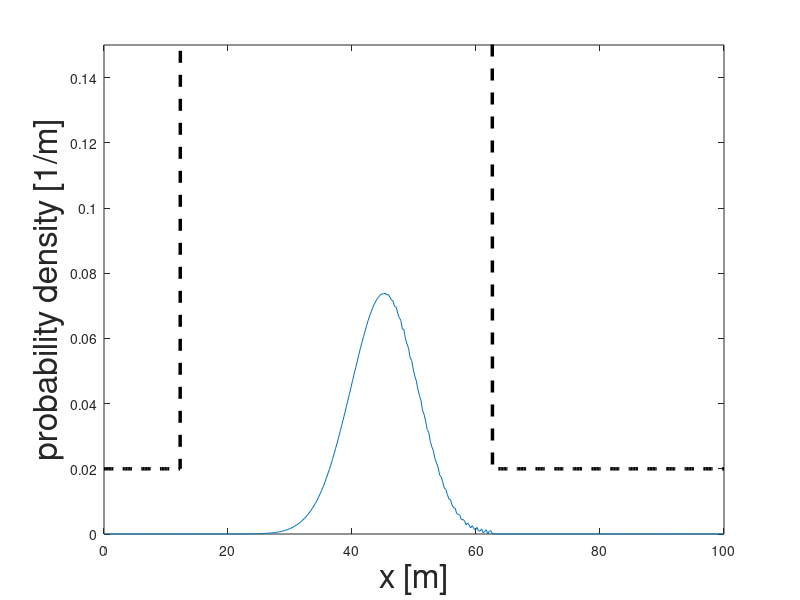
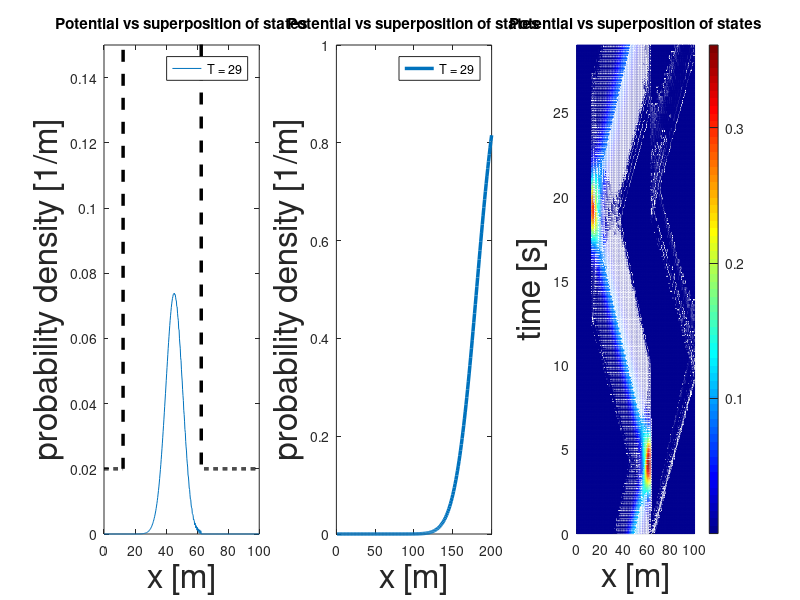

The MATLAB source for these figures, in order:
%%%%%%%%%%%%%%%%%%%%%%%%%%%%%%%%%%%%%%%%%%%%%%%%%%%%%%%%%%%%%%%%%%%%%%%%%
%%%%%%%%%%%%%%%%%%%%%%%%%%%%%%%%%%%%%%%%%%%%%%%%%%%%%%%%%%%%%%%%%%%%%%%%%
%% INITIALIZE 
%%%%%%%%%%%%%%%%%%%%%%%%%%%%%%%%%%%%%%%%%%%%%%%%%%%%%%%%%%%%%%%%%%%%%%%%%
%%%%%%%%%%%%%%%%%%%%%%%%%%%%%%%%%%%%%%%%%%%%%%%%%%%%%%%%%%%%%%%%%%%%%%%%%

clear; 
close all; 
clc; 

%%%%%%%%%%%%%%%%%%%%%%%%%%%%%%%%%%%%%%%%%%%%%%%%%%%%%%%%%%%%%%%%%%%%%%%%%
%%%%%%%%%%%%%%%%%%%%%%%%%%%%%%%%%%%%%%%%%%%%%%%%%%%%%%%%%%%%%%%%%%%%%%%%%
%% DASHBOARD
%%%%%%%%%%%%%%%%%%%%%%%%%%%%%%%%%%%%%%%%%%%%%%%%%%%%%%%%%%%%%%%%%%%%%%%%%
%%%%%%%%%%%%%%%%%%%%%%%%%%%%%%%%%%%%%%%%%%%%%%%%%%%%%%%%%%%%%%%%%%%%%%%%%
% Parameters for solving the problem in the interval 0 < x < L
potential =5; 
L = 100; % Interval Length
N = 400; % No of points
x = linspace(0,L,N)'; % Coordinate vector
dx = x(2) - x(1); % Coordinate step
% Parameters for making intial momentum space wavefunction phi(k)
ko = 4; % Peak momentum
a = 10; % Momentum width parameter
dk = 2*pi/L; % Momentum step
km=N*dk; % Momentum limit
k=linspace(0,+km,N)'; % Momentum vector

%%%%%%%%%%%%%%%%%%%%%%%%%%%%%%%%%%%%%%%%%%%%%%%%%%%%%%%%%%%%%%%%%%%%%%%%%
%%%%%%%%%%%%%%%%%%%%%%%%%%%%%%%%%%%%%%%%%%%%%%%%%%%%%%%%%%%%%%%%%%%%%%%%%
% Make psi(x,0) from Gaussian kspace wavefunction phi(k) using
% fast fourier transform :
%%%%%%%%%%%%%%%%%%%%%%%%%%%%%%%%%%%%%%%%%%%%%%%%%%%%%%%%%%%%%%%%%%%%%%%%%
%%%%%%%%%%%%%%%%%%%%%%%%%%%%%%%%%%%%%%%%%%%%%%%%%%%%%%%%%%%%%%%%%%%%%%%%%

phi = exp(-a*(k-ko).^2).*exp(-1i*6*k.^2); % unnormalized phi(k)
psi = ifft(phi); % multiplies phi by expikx and integrates vs. x
psi = psi/sqrt(psi'*psi*dx); % normalize the psi(x,0)

%%%%%%%%%%%%%%%%%%%%%%%%%%%%%%%%%%%%%%%%%%%%%%%%%%%%%%%%%%%%%%%%%%%%%%%%%
%%%%%%%%%%%%%%%%%%%%%%%%%%%%%%%%%%%%%%%%%%%%%%%%%%%%%%%%%%%%%%%%%%%%%%%%%
% Expectation value of energy; e.g. for the parameters
% chosen above <E> = 2.062.
%%%%%%%%%%%%%%%%%%%%%%%%%%%%%%%%%%%%%%%%%%%%%%%%%%%%%%%%%%%%%%%%%%%%%%%%%
%%%%%%%%%%%%%%%%%%%%%%%%%%%%%%%%%%%%%%%%%%%%%%%%%%%%%%%%%%%%%%%%%%%%%%%%%

avgE = phi'*0.5*diag(k.^2,0)*phi*dk/(phi'*phi*dk);

%%%%%%%%%%%%%%%%%%%%%%%%%%%%%%%%%%%%%%%%%%%%%%%%%%%%%%%%%%%%%%%%%%%%%%%%%
%%%%%%%%%%%%%%%%%%%%%%%%%%%%%%%%%%%%%%%%%%%%%%%%%%%%%%%%%%%%%%%%%%%%%%%%%
% CHOOSE POTENTIAL U(X): Either U = 0 OR
% U = step potential of height avgE that is located at x=L/2
%%%%%%%%%%%%%%%%%%%%%%%%%%%%%%%%%%%%%%%%%%%%%%%%%%%%%%%%%%%%%%%%%%%%%%%%%
%%%%%%%%%%%%%%%%%%%%%%%%%%%%%%%%%%%%%%%%%%%%%%%%%%%%%%%%%%%%%%%%%%%%%%%%%
switch potential 
    case 1 
    U = 0*heaviside(x-(L/2)); % free particle wave packet evolution
    case 2 
    U = avgE*heaviside(x-(L/2)); % scattering off step potential
    case 3 
        U = avgE*100* (heaviside(x+(L/2)) + heaviside(x-(L/2)));
    case 4
        w = L/20; a = 2*w;
    U = avgE* 100*( heaviside(x+w-a) - heaviside(x-w-a) ...
    + heaviside(x+w+a) - heaviside(x-w+a));

    case 5
        U = avgE .* [2*ones(floor(N/4)-L/2, 1); L*ones(floor(N/2), 1); 2*ones(floor(N/4)+L/2,1)];
        
        

end
%%%%%%%%%%%%%%%%%%%%%%%%%%%%%%%%%%%%%%%%%%%%%%%%%%%%%%%%%%%%%%%%%%%%%%%%%
%%%%%%%%%%%%%%%%%%%%%%%%%%%%%%%%%%%%%%%%%%%%%%%%%%%%%%%%%%%%%%%%%%%%%%%%%
% Finite-difference representation of Laplacian and Hamiltonian
%%%%%%%%%%%%%%%%%%%%%%%%%%%%%%%%%%%%%%%%%%%%%%%%%%%%%%%%%%%%%%%%%%%%%%%%%
%%%%%%%%%%%%%%%%%%%%%%%%%%%%%%%%%%%%%%%%%%%%%%%%%%%%%%%%%%%%%%%%%%%%%%%%%
e1 = zeros(N, N); 
e = ones(N,1); Lap = spdiags([e -2*e e],[-1 0 1],e1)/dx^2;
H = -(1/2)*Lap + spdiags(U,0,e1);

%%%%%%%%%%%%%%%%%%%%%%%%%%%%%%%%%%%%%%%%%%%%%%%%%%%%%%%%%%%%%%%%%%%%%%%%%
%%%%%%%%%%%%%%%%%%%%%%%%%%%%%%%%%%%%%%%%%%%%%%%%%%%%%%%%%%%%%%%%%%%%%%%%%
% Parameters for computing psi(x,T) at different times 0 < T < TF
%%%%%%%%%%%%%%%%%%%%%%%%%%%%%%%%%%%%%%%%%%%%%%%%%%%%%%%%%%%%%%%%%%%%%%%%%
%%%%%%%%%%%%%%%%%%%%%%%%%%%%%%%%%%%%%%%%%%%%%%%%%%%%%%%%%%%%%%%%%%%%%%%%%
NT = 200; % No. of time steps
TF = 29; 
T = linspace(0,TF,NT); % Time vector
dT = T(2)-T(1); % Time step
hbar = 1;
%%%%%%%%%%%%%%%%%%%%%%%%%%%%%%%%%%%%%%%%%%%%%%%%%%%%%%%%%%%%%%%%%%%%%%%%%
%%%%%%%%%%%%%%%%%%%%%%%%%%%%%%%%%%%%%%%%%%%%%%%%%%%%%%%%%%%%%%%%%%%%%%%%%
% Time displacement operator E=exp(-iHdT/hbar)
%%%%%%%%%%%%%%%%%%%%%%%%%%%%%%%%%%%%%%%%%%%%%%%%%%%%%%%%%%%%%%%%%%%%%%%%%
%%%%%%%%%%%%%%%%%%%%%%%%%%%%%%%%%%%%%%%%%%%%%%%%%%%%%%%%%%%%%%%%%%%%%%%%%
E = expm(-1i*full(H)*dT/hbar); % time desplacement operator

Usc = U/max(abs(U)); % rescale U for plotting
%***************************************************************
% Simulate rho(x,T) and plot for each T
%***************************************************************
pdb_state= zeros(N, NT); 
for t = 1:NT % time index for loop
% calculate probability density rho(x,T)
psi = E*psi; % calculate new psi from old psi
rho = conj(psi).*psi; % rho(x,T)
pdb_state(:, t) = rho; 
plot(x,rho,x, Usc, '--k', 'Linewidth', 2.5); % plot rho(x,T) vs. x
axis([0 L 0 0.15]); % set x,y axis parameters for plotting
xlabel('x [m]', 'FontSize', 24);
ylabel('probability density [1/m]','FontSize', 24);
pause(0.05); % pause between each frame displayed
end
% Calculate Reflection probability
R= 0; 
for a=1:N/2
R=R+rho(a);
RR(a) = R; 
end
R=RR*dx;

close; 
%%%%%%%%%%%%%%%%%%%%%%%%%%%%%%%%%%%%%%%%%%%%%%%%%%%%%%%%%%%%%%%%%%%%%%%%%
%%%%%%%%%%%%%%%%%%%%%%%%%%%%%%%%%%%%%%%%%%%%%%%%%%%%%%%%%%%%%%%%%%%%%%%%%
%%%%%%%%%% PLOTTING FIGURES %%%%%%%%%%%%%%%%%%%%%%%%%%%%%%%%%%%%%%%%%%%%%
%%%%%%%%%%%%%%%%%%%%%%%%%%%%%%%%%%%%%%%%%%%%%%%%%%%%%%%%%%%%%%%%%%%%%%%%%
%%%%%%%%%%%%%%%%%%%%%%%%%%%%%%%%%%%%%%%%%%%%%%%%%%%%%%%%%%%%%%%%%%%%%%%%%
figure('color', 'w', 'Units', 'normalized', 'OuterPosition', [0 0 1 1]); 

subplot(131);
set(gca, 'Fontsize', 12); 
plot(x,rho,x, Usc, '--k', 'Linewidth', 2.5);
axis([0 L 0 0.15]); % set x,y axis parameters for plotting
xlabel('x [m]', 'FontSize', 24);
ylabel('probability density [1/m]','FontSize', 24);
lgnd_str = ['T = ',num2str(T(t))];
legend(lgnd_str); 
xlabel('x [m]', 'FontSize', 24);
ylabel('probability density [1/m]','FontSize', 24);
title('Potential vs superposition of states'); 

subplot(132);
set(gca, 'Fontsize', 12); 
plot(1:N/2,R, 'Linewidth', 2.5);
xlabel('x [m]', 'FontSize', 24);
ylabel('Reflectance ','FontSize', 24);
lgnd_str = ['T = ',num2str(T(t))];
legend(lgnd_str); 
xlabel('x [m]', 'FontSize', 24);
ylabel('probability density [1/m]','FontSize', 24);
title('Potential vs superposition of states'); 



subplot(133);
set(gca, 'Fontsize', 12); 
mesh(x* ones(1, NT), ones(N,  1)*T, pdb_state); 
shading interp; 
axis tight; 
xlabel('x [m]', 'FontSize', 24);
ylabel('time [s]','FontSize', 24);
zlabel('probability density [1/m]','FontSize', 24);
title('Potential vs superposition of states'); 
colorbar; 
colormap('jet');
view(0, 90); 
